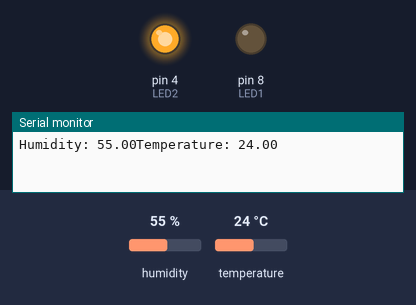
A sketch run on a simulated Arduino Uno, built with avr-gcc and run on an emulated ATmega328P. On the bench: output pins drawn as LEDs (lit = HIGH), the last lines printed to the serial monitor. The inputs (shaded band) are chosen by the test bench; at power-on: temperature 24 °C, humidity 55 %.

Above: at 1.7 s.
1.8 s: temperature set to 30 °C
5.7 s: temperature set to 33 °C
At 6.9 s:
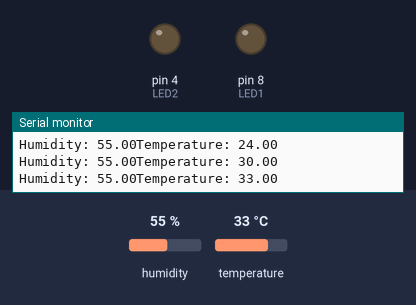
9.6 s: temperature set to 41 °C
14.8 s: temperature set to 44 °C
At 17.2 s:
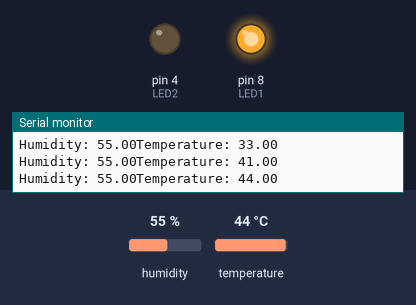
18.7 s: temperature set to 12 °C
At 22.4 s:
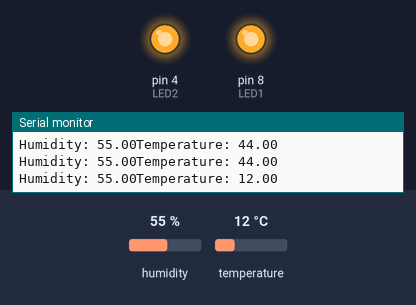
Timing chart, 0 to 24.2 s (numbered marks = the images above; inputs shaded):
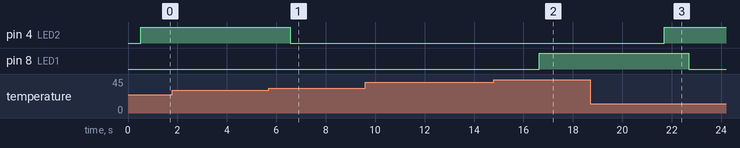

The sketch:

DHT11_sensor_code.ino
```cpp
#include <DHT.h>
#define Type DHT11
#define LED1 8
#define LED2 4

int sensePin = 7; //pin
DHT HT(sensePin, Type); //object HT- Humanity sensor
float humidity;
float tempC;
int set_time = 500;
int dt = 1000;

void setup() {
  // put your setup code here, to run once:
  Serial.begin(9600);
  HT.begin();
  delay(set_time);

  pinMode(LED1, OUTPUT);
  pinMode(LED2, OUTPUT);
}

void loop() {
  // put your main code here, to run repeatedly:
  humidity = HT.readHumidity();
  tempC = HT.readTemperature();
  Serial.print("Humidity: ");
  Serial.print(humidity);
  Serial.print("Temperature: ");
  Serial.print(tempC);
  Serial.print("\n");

  if (tempC < 32) {
    digitalWrite(LED2, HIGH);   // turn the LED on (HIGH is the voltage level)
    delay(1000);                       // wait for a second
  }
  else {
    digitalWrite(LED2, LOW);
    delay(1000);
  }
  if (tempC > 42.9) {
    digitalWrite(LED1, HIGH);   // turn the LED on (HIGH is the voltage level)
    delay(1000);                       // wait for a second
  }
  else {
    digitalWrite(LED1, LOW);
    delay(1000);
  }

  delay(1000);
}
```

safespace1ultrasonic.ino
```cpp
int const trigPin = 11;
int const echoPin = 10;
int const buzzPin = 4;

void setupsonic() //ultrasonic
{
  pinMode(trigPin, OUTPUT);
  pinMode(echoPin, INPUT);
  pinMode(buzzPin, OUTPUT);
}

void ultrasonic() //ultrasonic
{
  int duration, distance; // preobraz. vreme v razst.

  digitalWrite(trigPin, HIGH); //output width on trigpin
  delay(1);
  digitalWrite(trigPin, LOW);

  duration = pulseIn(echoPin, HIGH); //izmerva puls input na echopin

  distance = (duration/2) / 29.1; //razst=(vremeto/2)/21.9    /ot datasheet/

    if (distance <= 75 && distance >= 0) //ako razst e < 75cm i poveche ot 0:
    {
      digitalWrite(buzzPin, HIGH); //zvunche
    }
    else
    {
      digitalWrite(buzzPin, LOW); //nqma zvunche
    }
    delay(60); //shtoto shto ne
}
```

Measured:
- the behaviour switches between 31 and 32 °C on temperature (found by bisection; images 0 and 1)
- the behaviour switches between 42 and 43 °C on temperature (found by bisection; images 1 and 2)
- after the input at 5.7 s, pin 4 (LED2): HIGH → LOW after 0.87 s
- after the input at 14.8 s, pin 8 (LED1): LOW → HIGH after 1.8 s
- after the input at 18.7 s, pin 4 (LED2): LOW → HIGH after 3.0 s; pin 8 (LED1): HIGH → LOW after 4.0 s
